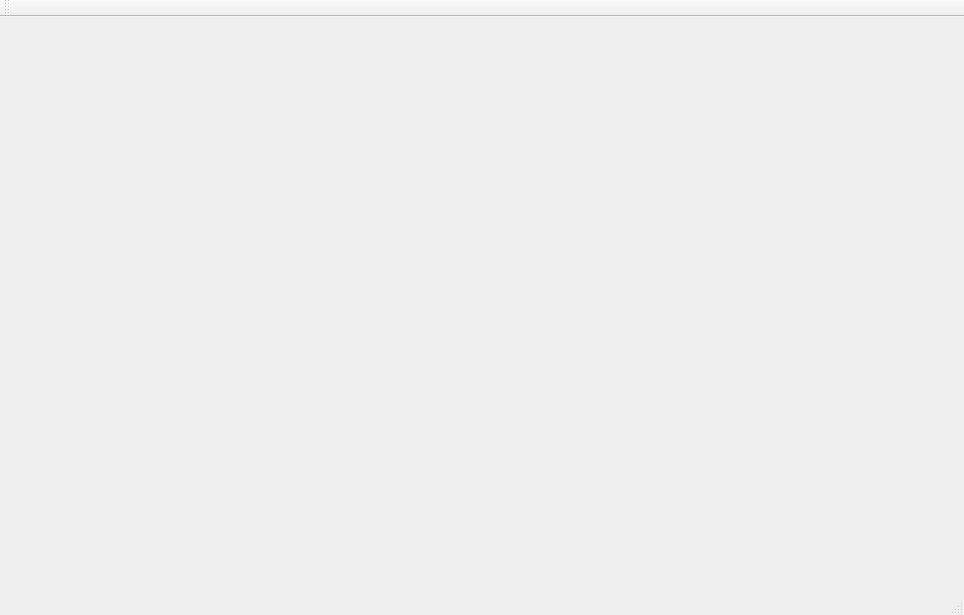
<?xml version="1.0" encoding="UTF-8"?>
<ui version="4.0">
 <class>MainWindow</class>
 <widget class="QMainWindow" name="MainWindow">
  <property name="geometry">
   <rect>
    <x>0</x>
    <y>0</y>
    <width>964</width>
    <height>615</height>
   </rect>
  </property>
  <property name="windowTitle">
   <string>MainWindow</string>
  </property>
  <widget class="QWidget" name="centralWidget"/>
  <widget class="QMenuBar" name="menuBar">
   <property name="geometry">
    <rect>
     <x>0</x>
     <y>0</y>
     <width>964</width>
     <height>23</height>
    </rect>
   </property>
  </widget>
  <widget class="QToolBar" name="mainToolBar">
   <attribute name="toolBarArea">
    <enum>TopToolBarArea</enum>
   </attribute>
   <attribute name="toolBarBreak">
    <bool>false</bool>
   </attribute>
  </widget>
  <widget class="QStatusBar" name="statusBar"/>
 </widget>
 <layoutdefault spacing="6" margin="11"/>
 <resources/>
 <connections/>
</ui>
